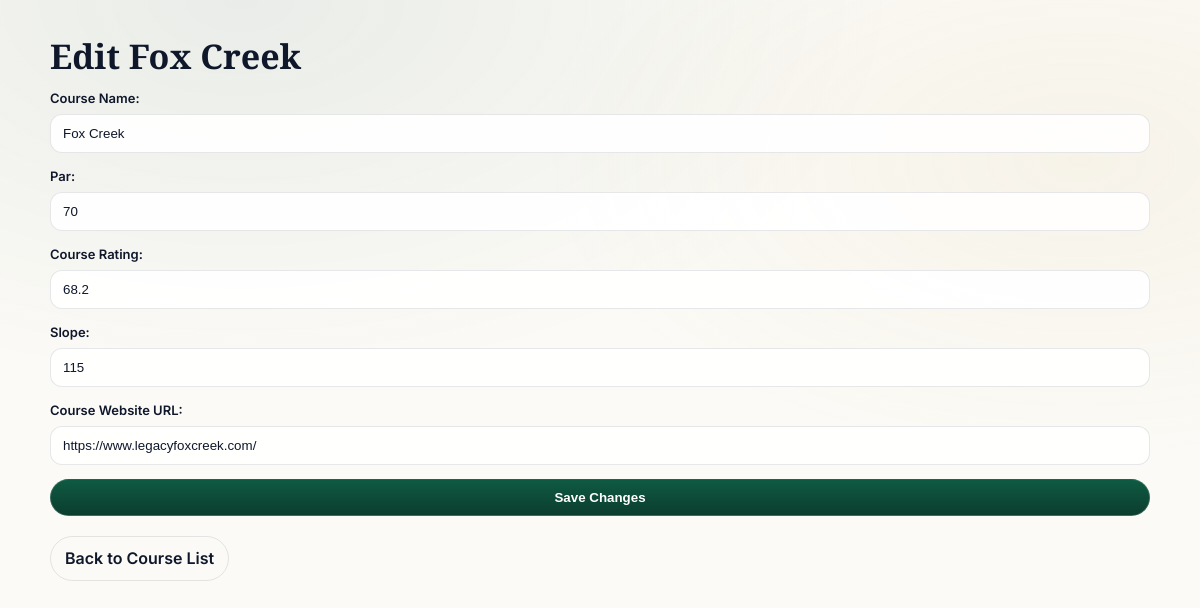
The page /courses/3/edit (signed in) on the database its author committed.
### tables this page shows
CREATE TABLE courses (
    id INTEGER PRIMARY KEY AUTOINCREMENT,
    name TEXT NOT NULL UNIQUE,
    par INTEGER,
    course_rating REAL,
    slope INTEGER
, website_url TEXT);

### app.py (the view, shortened to what this page needs)
@app.route('/courses/<int:course_id>/edit', methods=('GET', 'POST'))
@login_required
def edit_course(course_id):
    admin_guard = require_admin()
    if admin_guard:
        return admin_guard
    db = get_db()
    course = db.execute(
        'SELECT id, name, par, course_rating, slope, website_url FROM courses WHERE id = ?',
        (course_id,)
    ).fetchone()
    if course is None:
        return "Course not found", 404
    return render_template('edit_course.html', course=course, error=None)

### app.py (called while the page is built)
def get_db():
    if 'db' not in g:
        g.db = sqlite3.connect(
            app.config['DATABASE'],
            detect_types=sqlite3.PARSE_DECLTYPES
        )
        g.db.row_factory = sqlite3.Row
    return g.db

@login_manager.user_loader
def load_user(user_id):
    db = get_db()
    row = db.execute('SELECT id, username, password_hash, is_admin FROM users WHERE id = ?', (user_id,)).fetchone()
    if row is None:
        return None
    return User(row['id'], row['username'], row['password_hash'], row['is_admin'])

def require_admin():
    if not current_user.is_authenticated or not current_user.is_admin:
        return "Admin access required", 403
    return None

### templates/edit_course.html (shortened to what this page needs)
<!doctype html>
<html lang="en">
<head>
    <link rel="stylesheet" href="{{ url_for('static', filename='style.css') }}">
</head>
<body>
    <div class="container">
        <h1 class="page-title">Edit {{ course.name }}</h1>
        <form method="post" class="form">
            <div class="field">
                <label for="name">Course Name:</label>
                <input type="text" id="name" name="name" value="{{ course.name }}" required>
            </div>
            <div class="field">
                <label for="par">Par:</label>
                <input type="number" id="par" name="par" min="1" value="{{ course.par }}" required>
            </div>
            <div class="field">
                <label for="course_rating">Course Rating:</label>
                <input type="number" id="course_rating" name="course_rating" step="0.1" value="{{ course.course_rating }}" required>
            </div>
            <div class="field">
                <label for="slope">Slope:</label>
                <input type="number" id="slope" name="slope" min="55" max="155" value="{{ course.slope }}" required>
            </div>
            <div class="field">
                <label for="website_url">Course Website URL:</label>
                <input type="url" id="website_url" name="website_url" placeholder="https://example.com" value="{{ course.website_url or '' }}">
            </div>
            <button type="submit" class="btn btn-primary">Save Changes</button>
        </form>
        <p style="margin-top: 20px;">
            <a href="{{ url_for('course_list') }}" class="btn btn-ghost">Back to Course List</a>
        </p>
    </div>
</body>
</html>

### static/style.css (style rules this page uses)
:root { --bg: #fbfaf6; --surface: #ffffff; --surface-2: #f5f4ee; --text: #0f172a; --muted: #5b6474; --border: rgba(15, 23, 42, 0.10); --green: #0b3d2e; --green-2: #0f5a42; --gold: #c7a24a; --danger: #b42318; --shadow: 0 12px 30px rgba(15, 23, 42, 0.08); --shadow-sm: 0 6px 16px rgba(15, 23, 42, 0.08); --radius: 16px; --radius-sm: 12px; }
* { box-sizing: border-box; }
html, body { height: 100%; }
body { margin: 0; background: radial-gradient(1200px 700px at 20% 0%, rgba(11,61,46,0.07), transparent 55%), radial-gradient(900px 500px at 90% 20%, rgba(199,162,74,0.08), transparent 60%), var(--bg); color: var(--text); font-family: Inter, system-ui, -apple-system, Segoe UI, Roboto, Arial, sans-serif; line-height: 1.45; }
.container { width: min(1100px, calc(100% - 32px)); margin: 32px auto 60px; }
.btn { display: inline-flex; align-items: center; justify-content: center; gap: 8px; padding: 10px 14px; border-radius: 999px; border: 1px solid var(--border); background: var(--surface); color: var(--text); font-weight: 600; text-decoration: none; cursor: pointer; transition: transform 0.08s ease, box-shadow 0.15s ease, background 0.15s ease; }
.btn-primary { background: linear-gradient(180deg, var(--green-2), var(--green)); color: #fff; border-color: rgba(255,255,255,0.15); }
.btn-ghost { background: transparent; }
.page-title { margin: 26px 0 8px; font-family: "Playfair Display", serif; font-size: 34px; }
.form { display: grid; gap: 14px; }
.field { display: grid; gap: 6px; }
label { font-size: 13px; font-weight: 600; color: var(--text); }
input, select, textarea { width: 100%; padding: 11px 12px; border-radius: 12px; border: 1px solid var(--border); background: rgba(255,255,255,0.9); color: var(--text); outline: none; transition: box-shadow 0.15s ease, border-color 0.15s ease; }
a { color: var(--green-2); }

### rows shown on the page
courses: name "Fox Creek", par "70", course_rating "68.2", slope "115", website_url "https://www.legacyfoxcreek.com/"
